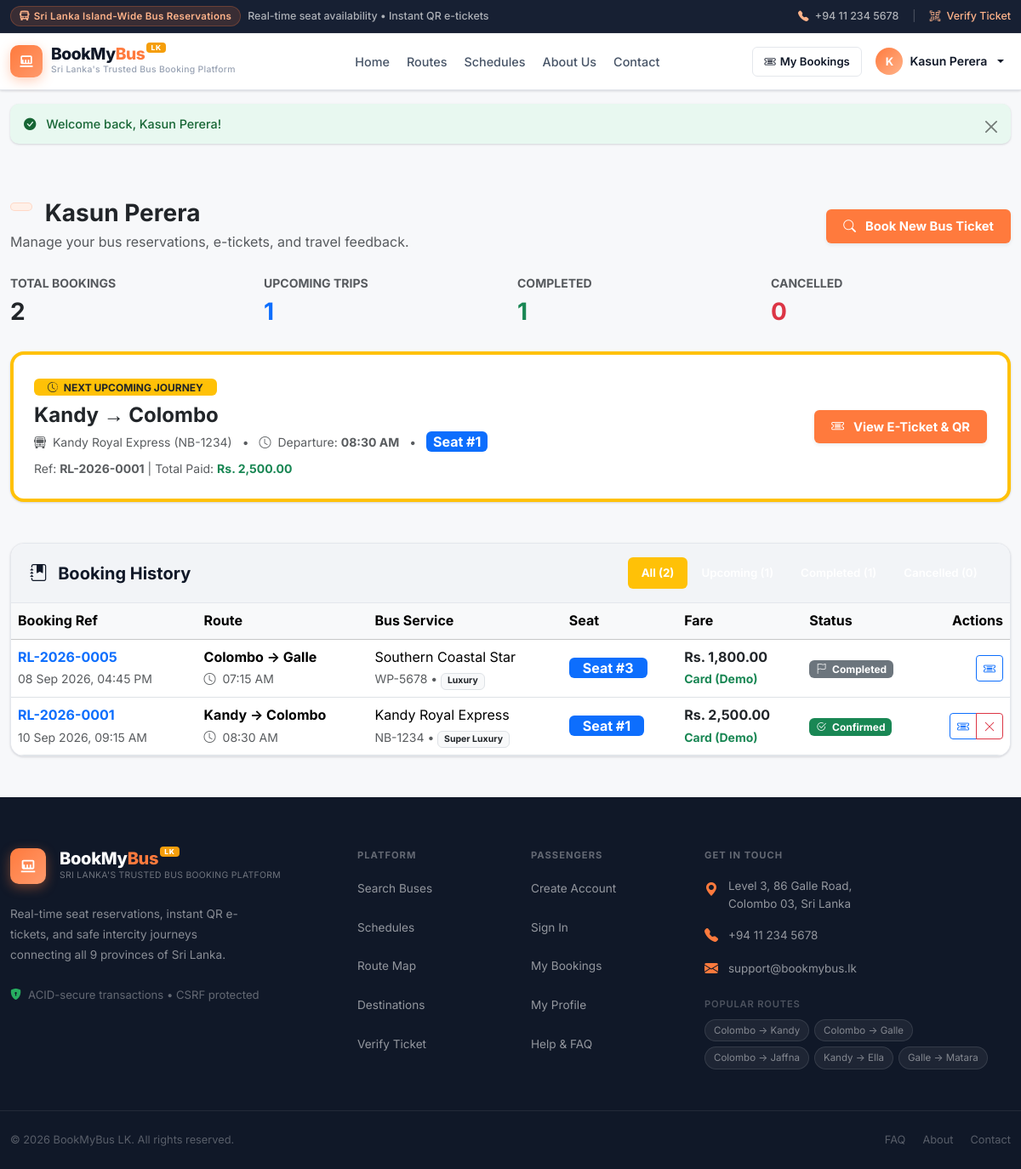
The page /my_bookings.php (signed in) on the database its author committed.
### tables this page shows
CREATE TABLE routes (
    id INT PRIMARY KEY AUTO_INCREMENT,
    bus_id INT NOT NULL,
    route_number VARCHAR(20) DEFAULT 'EX-01',
    origin VARCHAR(50) NOT NULL,
    destination VARCHAR(50) NOT NULL,
    departure_time VARCHAR(20) NOT NULL,
    fare DECIMAL(10, 2) NOT NULL,
    distance_km INT DEFAULT 115,
    estimated_duration VARCHAR(20) DEFAULT '3h 15m',
    intermediate_stops TEXT,
    start_location VARCHAR(120) DEFAULT 'Colombo Bastian Mawatha',
    end_location VARCHAR(120) DEFAULT 'Kandy Goods Shed',
    FOREIGN KEY (bus_id) REFERENCES buses(id) ON DELETE CASCADE
);

CREATE TABLE buses (
    id INT PRIMARY KEY AUTO_INCREMENT,
    bus_number VARCHAR(20) NOT NULL UNIQUE,
    bus_name VARCHAR(100) NOT NULL,
    total_seats INT NOT NULL DEFAULT 30,
    bus_type ENUM('Normal', 'Semi Luxury', 'Luxury', 'Super Luxury') DEFAULT 'Luxury',
    operator VARCHAR(100) DEFAULT 'SLTB Express',
    ac_type ENUM('AC', 'Non-AC') DEFAULT 'AC',
    wifi TINYINT(1) DEFAULT 1,
    usb_charging TINYINT(1) DEFAULT 1,
    status ENUM('active', 'maintenance', 'inactive') DEFAULT 'active',
    last_maintenance_date DATE DEFAULT NULL,
    next_maintenance_date DATE DEFAULT NULL
);

CREATE TABLE bookings (
    id INT PRIMARY KEY AUTO_INCREMENT,
    booking_ref VARCHAR(30) NOT NULL UNIQUE,
    user_id INT DEFAULT NULL,
    route_id INT NOT NULL,
    schedule_id INT DEFAULT NULL,
    passenger_name VARCHAR(100) NOT NULL,
    passenger_phone VARCHAR(20) NOT NULL,
    passenger_nic VARCHAR(20) DEFAULT '',
    seat_number INT NOT NULL,
    total_amount DECIMAL(10, 2) NOT NULL DEFAULT 2500.00,
    payment_method ENUM('Card (Demo)', 'Cash at Counter', 'eZ Cash / mCash') DEFAULT 'Card (Demo)',
    payment_status ENUM('pending', 'paid', 'refunded', 'failed') DEFAULT 'paid',
    booking_status ENUM('confirmed', 'completed', 'cancelled') DEFAULT 'confirmed',
    qr_token VARCHAR(64) NOT NULL,
    booking_date DATETIME DEFAULT CURRENT_TIMESTAMP,
    FOREIGN KEY (user_id) REFERENCES users(id) ON DELETE SET NULL,
    FOREIGN KEY (route_id) REFERENCES routes(id) ON DELETE CASCADE,
    FOREIGN KEY (schedule_id) REFERENCES schedules(id) ON DELETE SET NULL
);

### includes/auth.php (called while the page is built, shortened)
<?php
function e(?string $string): string {
    return htmlspecialchars((string)$string, ENT_QUOTES, 'UTF-8');
}
function format_lkr($amount): string {
    return 'Rs. ' . number_format((float)$amount, 2);
}

### my_bookings.php (the view, shortened to what this page needs)
<?php
require_once 'includes/auth.php';
$user_id = $_SESSION['user_id'];
$sql = "SELECT b.*, r.origin, r.destination, r.departure_time, r.fare,
               bu.bus_name, bu.bus_number, bu.bus_type, bu.operator,
               (SELECT COUNT(*) FROM reviews rev WHERE rev.booking_id = b.id) AS has_reviewed
        FROM bookings b
        JOIN routes r ON b.route_id = r.id
        JOIN buses bu ON r.bus_id = bu.id
        WHERE b.user_id = ?
        ORDER BY b.id DESC";
$stmt = mysqli_prepare($conn, $sql);
mysqli_stmt_bind_param($stmt, "i", $user_id);
mysqli_stmt_execute($stmt);
$res = mysqli_stmt_get_result($stmt);
$bookings = [];
$total_count = 0;
$upcoming_count = 0;
$completed_count = 0;
$cancelled_count = 0;
$next_trip = null;
while ($row = mysqli_fetch_assoc($res)) {
    $bookings[] = $row;
    $total_count++;
    if ($row['booking_status'] === 'confirmed') {
        $upcoming_count++;
        if (!$next_trip) $next_trip = $row;
    } elseif ($row['booking_status'] === 'completed') {
        $completed_count++;
    } elseif ($row['booking_status'] === 'cancelled') {
        $cancelled_count++;
    }
}
$tab = $_GET['tab'] ?? 'all';
include 'includes/header.php';
?>
<div class="container my-5">
    <div class="row align-items-center mb-4">
        <div class="col-md-8">
            <h3 class="fw-bold mb-1 text-dark">
                <span class="section-label me-2"></span> <?php echo e($_SESSION['user_name']); ?>
            </h3>
            <p class="text-muted mb-0">Manage your bus reservations, e-tickets, and travel feedback.</p>
        </div>
        <div class="col-md-4 text-md-end mt-3 mt-md-0">
            <a href="index.php#search-section" class="btn btn-qs-primary fw-bold shadow-sm">
                <i class="bi bi-search me-1"></i> Book New Bus Ticket
            </a>
        </div>
    </div>
    <div class="row g-3 mb-4">
        <div class="col-6 col-lg-3">
            <div class="stat-card">
                <div class="text-muted small fw-bold">TOTAL BOOKINGS</div>
                <div class="fs-3 fw-bold text-dark"><?php echo $total_count; ?></div>
            </div>
        </div>
        <div class="col-6 col-lg-3">
            <div class="stat-card gold">
                <div class="text-muted small fw-bold">UPCOMING TRIPS</div>
                <div class="fs-3 fw-bold text-primary"><?php echo $upcoming_count; ?></div>
            </div>
        </div>
        <div class="col-6 col-lg-3">
            <div class="stat-card green">
                <div class="text-muted small fw-bold">COMPLETED</div>
                <div class="fs-3 fw-bold text-success"><?php echo $completed_count; ?></div>
            </div>
        </div>
        <div class="col-6 col-lg-3">
            <div class="stat-card maroon">
                <div class="text-muted small fw-bold">CANCELLED</div>
                <div class="fs-3 fw-bold text-danger"><?php echo $cancelled_count; ?></div>
            </div>
        </div>
    </div>
    <?php if ($next_trip): ?>
        <div class="card qs-card mb-5 border-start border-4 border-warning">
            <div class="card-body p-4">
                <div class="row align-items-center">
                    <div class="col-lg-8">
                        <span class="badge bg-warning text-dark px-3 py-1 mb-2 fw-bold">
                            <i class="bi bi-clock-history me-1"></i> NEXT UPCOMING JOURNEY
                        </span>
                        <h4 class="fw-bold text-dark mb-1">
                            <?php echo e($next_trip['origin']); ?> &rarr; <?php echo e($next_trip['destination']); ?>
                        </h4>
                        <div class="text-muted small mb-2">
                            <span><i class="bi bi-bus-front me-1"></i> <?php echo e($next_trip['bus_name']); ?> (<?php echo e($next_trip['bus_number']); ?>)</span>
                            <span class="mx-2">&bull;</span>
                            <span><i class="bi bi-clock me-1"></i> Departure: <strong><?php echo e($next_trip['departure_time']); ?></strong></span>
                            <span class="mx-2">&bull;</span>
                            <span class="badge bg-primary fs-6 px-2 py-1">Seat #<?php echo (int)$next_trip['seat_number']; ?></span>
                        </div>
                        <div class="small text-muted">
                            Ref: <strong><?php echo e($next_trip['booking_ref']); ?></strong> | Total Paid: <strong class="text-success"><?php echo format_lkr($next_trip['total_amount']); ?></strong>
                        </div>
                    </div>
                    <div class="col-lg-4 text-lg-end mt-3 mt-lg-0">
                        <a href="ticket.php?ref=<?php echo urlencode($next_trip['booking_ref']); ?>" class="btn btn-qs-primary fw-bold shadow-sm">
                            <i class="bi bi-ticket-detailed me-1"></i> View E-Ticket & QR
                        </a>
                    </div>
                </div>
            </div>
        </div>
    <?php endif; ?>
    <div class="card qs-card">
        <div class="card-header qs-card-header py-3 d-flex justify-content-between align-items-center flex-wrap gap-2">
            <div class="fw-bold fs-5"><i class="bi bi-journal-bookmark-fill me-2"></i> Booking History</div>
            <ul class="nav nav-pills small">
                <li class="nav-item">
                    <a class="nav-link text-white <?php echo $tab === 'all' ? 'active bg-warning text-dark fw-bold' : ''; ?>" href="my_bookings.php?tab=all">All (<?php echo $total_count; ?>)</a>
                </li>
                <li class="nav-item">
                    <a class="nav-link text-white <?php echo $tab === 'upcoming' ? 'active bg-warning text-dark fw-bold' : ''; ?>" href="my_bookings.php?tab=upcoming">Upcoming (<?php echo $upcoming_count; ?>)</a>
                </li>
                <li class="nav-item">
                    <a class="nav-link text-white <?php echo $tab === 'completed' ? 'active bg-warning text-dark fw-bold' : ''; ?>" href="my_bookings.php?tab=completed">Completed (<?php echo $completed_count; ?>)</a>
                </li>
                <li class="nav-item">
                    <a class="nav-link text-white <?php echo $tab === 'cancelled' ? 'active bg-warning text-dark fw-bold' : ''; ?>" href="my_bookings.php?tab=cancelled">Cancelled (<?php echo $cancelled_count; ?>)</a>
                </li>
            </ul>
        </div>
        <div class="card-body p-0">
            <?php
            $filtered_bookings = array_filter($bookings, function($b) use ($tab) {
                if ($tab === 'upcoming') return $b['booking_status'] === 'confirmed';
                if ($tab === 'completed') return $b['booking_status'] === 'completed';
                if ($tab === 'cancelled') return $b['booking_status'] === 'cancelled';
                return true;
            });
            ?>
            <?php if (empty($filtered_bookings)): ?>
                <div class="p-5 text-center text-muted">
                    <i class="bi bi-ticket-perforated fs-1 d-block mb-3 opacity-50"></i>
                    <h5>No bookings found in this category.</h5>
                    <p class="small mb-3">Ready to plan your next travel across Sri Lanka?</p>
                    <a href="index.php#search-section" class="btn btn-qs-primary btn-sm">Search Scheduled Buses</a>
                </div>
            <?php else: ?>
                <div class="table-responsive">
                    <table class="table table-hover align-middle mb-0">
                        <thead class="table-light">
                            <tr>
                                <th>Booking Ref</th>
                                <th>Route</th>
                                <th>Bus Service</th>
                                <th>Seat</th>
                                <th>Fare</th>
                                <th>Status</th>
                                <th class="text-end">Actions</th>
                            </tr>
                        </thead>
                        <tbody>
                            <?php foreach ($filtered_bookings as $b): ?>
                                <tr>
                                    <td>
                                        <span class="fw-bold text-primary"><?php echo e($b['booking_ref']); ?></span><br>
                                        <small class="text-muted"><?php echo date('d M Y, h:i A', strtotime($b['booking_date'])); ?></small>
                                    </td>
                                    <td>
                                        <strong><?php echo e($b['origin']); ?> &rarr; <?php echo e($b['destination']); ?></strong><br>
                                        <small class="text-muted"><i class="bi bi-clock me-1"></i> <?php echo e($b['departure_time']); ?></small>
                                    </td>
                                    <td>
                                        <div><?php echo e($b['bus_name']); ?></div>
                                        <small class="text-muted"><?php echo e($b['bus_number']); ?> &bull; <span class="badge bg-light text-dark border"><?php echo e($b['bus_type']); ?></span></small>
                                    </td>
                                    <td>
                                        <span class="badge bg-primary fs-6 px-3 py-1">Seat #<?php echo (int)$b['seat_number']; ?></span>
                                    </td>
                                    <td class="fw-bold text-dark">
                                        <?php echo format_lkr($b['total_amount']); ?><br>
                                        <small class="text-success"><?php echo e($b['payment_method']); ?></small>
                                    </td>
                                    <td>
                                        <?php if ($b['booking_status'] === 'confirmed'): ?>
                                            <span class="badge bg-success px-2 py-1"><i class="bi bi-check2-circle me-1"></i> Confirmed</span>
                                        <?php elseif ($b['booking_status'] === 'completed'): ?>
                                            <span class="badge bg-secondary px-2 py-1"><i class="bi bi-flag me-1"></i> Completed</span>
                                        <?php else: ?>
                                            <span class="badge bg-danger px-2 py-1"><i class="bi bi-x-circle me-1"></i> Cancelled</span>
                                        <?php endif; ?>
                                    </td>
                                    <td class="text-end">
                                        <div class="btn-group">
                                            <a href="ticket.php?ref=<?php echo urlencode($b['booking_ref']); ?>" class="btn btn-sm btn-outline-primary" title="View Digital Ticket">
                                                <i class="bi bi-ticket-detailed"></i>
                                            </a>
                                            <?php if ($b['booking_status'] === 'confirmed'): ?>
                                                <button type="button" class="btn btn-sm btn-outline-danger" title="Cancel Booking" onclick="confirmCancel(<?php echo $b['id']; ?>, '<?php echo e($b['booking_ref']); ?>', <?php echo $b['seat_number']; ?>)">
                                                    <i class="bi bi-x-lg"></i>
                                                </button>
                                            <?php endif; ?>
                                        </div>
                                    </td>
                                </tr>
                            <?php endforeach; ?>
                        </tbody>
                    </table>
                </div>
            <?php endif; ?>
        </div>
    </div>
</div>
<?php include 'includes/footer.php'; ?>

### rows shown on the page
routes: origin "Kandy", destination "Colombo", departure_time "08:30 AM"
buses: bus_name "Kandy Royal Express", bus_number "NB-1234"
bookings: seat_number "1", booking_ref "RL-2026-0001", total_amount "Rs. 2,500.00", booking_date "10 Sep 2026, 09:15 AM", route.origin "Kandy", route.destination "Colombo", route.departure_time "08:30 AM", buses.bus_name "Kandy Royal Express", buses.bus_number "NB-1234", buses.bus_type "Super Luxury", payment_method "Card (Demo)", booking_status "confirmed" (drawn)
bookings: booking_ref "RL-2026-0005", booking_date "08 Sep 2026, 04:45 PM", route.origin "Colombo", route.destination "Galle", route.departure_time "07:15 AM", buses.bus_name "Southern Coastal Star", buses.bus_number "WP-5678", buses.bus_type "Luxury", seat_number "3", total_amount "Rs. 1,800.00", payment_method "Card (Demo)", booking_status "completed" (drawn)

### other values the page prints
substr($current_user['name'], 0, 1) "K"
$current_user['name'] "Kasun Perera"
$_SESSION['flash_success'] "Welcome back, Kasun Perera!"
$_SESSION['user_name'] "Kasun Perera"
$total_count "2"
$upcoming_count "1"
$completed_count "1"
$cancelled_count "0"
$label "Search Buses"
$label "Schedules"
$label "Route Map"
$label "Destinations"
$label "Verify Ticket"
$label "Create Account"
$label "Sign In"
